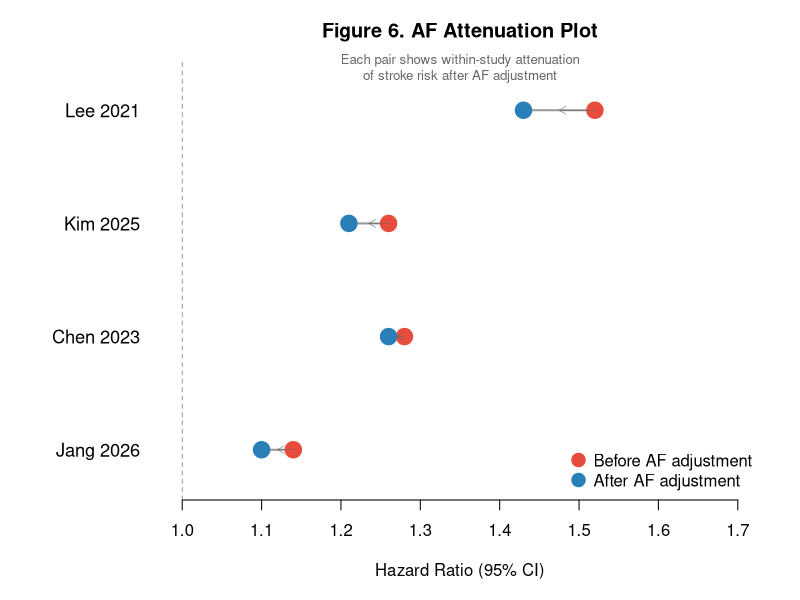
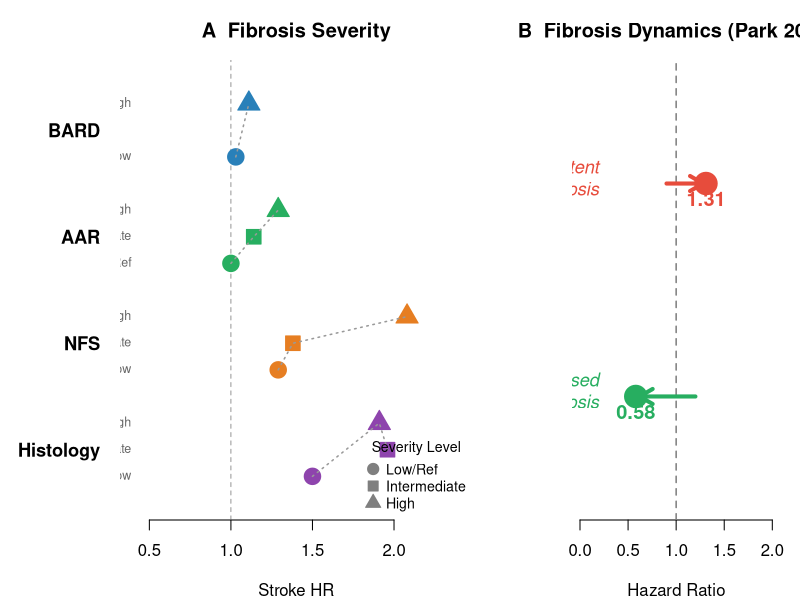

Here is the R script that generated these plots, in order:
# ============================================================
# Figure 6: AF Attenuation Plot
# Figure 7: Fibrosis Severity + Dynamics (Panel A + Panel B)
# 2026-06-20
# ============================================================
library(readxl)

# ============================================================
# Figure 6 — AF Attenuation Plot
# ============================================================
# Data: within-study HR before vs after AF adjustment
# 用户提供的四项示例数据；后续可替换为完整提取数据

af_data <- data.frame(
  Study     = c("Lee 2021", "Kim 2025", "Chen 2023", "Jang 2026"),
  HR_before = c(1.52, 1.26, 1.28, 1.14),
  HR_after  = c(1.43, 1.21, 1.26, 1.10),
  stringsAsFactors = FALSE
)

# Reverse order for top-down display
af_data$Study <- factor(af_data$Study, levels = rev(af_data$Study))

# --- Figure 6: Attnuation plot ---
tiff("figures/Figure6_AF_attenuation_OLD.tiff",
     width = 10, height = 5, units = "in", res = 300)

par(mar = c(5, 8, 3, 2))

plot(NA, NA,
     xlim = c(1.0, 1.7), ylim = c(0.7, nrow(af_data) + 0.3),
     xlab = "Hazard Ratio (95% CI)",
     ylab = "", yaxt = "n",
     main = "Figure 6. AF Attenuation Plot",
     bty = "n", las = 1)

# Reference line at HR = 1
abline(v = 1, col = "gray50", lty = 2, lwd = 0.8)

# Plot each study
cols_before <- "#E74C3C"  # red (before AF)
cols_after  <- "#2980B9"  # blue (after AF)

for (i in 1:nrow(af_data)) {
  y <- nrow(af_data) - i + 1

  # Connecting line
  segments(af_data$HR_before[i], y, af_data$HR_after[i], y,
           col = "gray60", lwd = 2)

  # Before AF point (red, filled)
  points(af_data$HR_before[i], y, pch = 21, cex = 2.2,
         bg = cols_before, col = cols_before)

  # After AF point (blue, filled)
  points(af_data$HR_after[i], y, pch = 21, cex = 2.2,
         bg = cols_after, col = cols_after)

  # Small arrow indicator
  arrows(af_data$HR_before[i], y,
         mean(c(af_data$HR_before[i], af_data$HR_after[i])), y,
         length = 0.08, col = "gray40", lwd = 0.5)
}

# Y-axis labels
axis(2, at = 1:nrow(af_data), labels = levels(af_data$Study),
     las = 1, tick = FALSE, cex.axis = 1.1)

# Legend
legend("bottomright",
       legend = c("Before AF adjustment", "After AF adjustment"),
       pch = 21, pt.bg = c(cols_before, cols_after),
       col = c(cols_before, cols_after),
       pt.cex = 1.8, bty = "n", cex = 1.0)

# Annotation
mtext("Each pair shows within-study attenuation\nof stroke risk after AF adjustment",
      side = 3, line = -1.2, cex = 0.8, col = "gray40")

dev.off()
message("Figure 6: figures/Figure6_AF_attenuation_OLD.tiff")

cat("\n========== Figure 6 (AF Attenuation) 完成 ==========\n")
cat("使用数据:\n")
print(af_data)
cat("如需更新数据，修改 af_data 后重新运行\n")

# ============================================================
# Figure 7 — Fibrosis Severity + Dynamics (2 panels)
# ============================================================

# --- Panel A: Fibrosis Severity Gradient ---
fibrosis_data <- data.frame(
  Tool   = c("Histology", "Histology", "Histology",
             "NFS",      "NFS",      "NFS",
             "AAR",      "AAR",      "AAR",
             "BARD",     "BARD"),
  Level  = c("Low", "Intermediate", "High",
             "Low", "Intermediate", "High",
             "Ref", "Intermediate", "High",
             "Low", "High"),
  HR     = c(1.50, 1.96, 1.91,
             1.29, 1.38, 2.08,
             1.00, 1.14, 1.29,
             1.03, 1.11),
  stringsAsFactors = FALSE
)

# --- Panel B: Fibrosis Dynamics (Park 2022) ---
park_dynamics <- data.frame(
  Status = c("Regressed fibrosis", "Persistent fibrosis"),
  HR     = c(0.58, 1.31),
  stringsAsFactors = FALSE
)

# ============================================================
# Draw Figure 7
# ============================================================
tiff("figures/Figure7_fibrosis_severity_dynamics_OLD.tiff",
     width = 12, height = 7, units = "in", res = 300)

layout(matrix(1:2, nrow = 1), widths = c(1.6, 1))
par(mar = c(4, 6, 3, 1))

# ---------- Panel A: Severity Gradient ----------
par(mar = c(4, 6, 3, 1))

# Assign Y positions by tool group
tools <- c("BARD", "AAR", "NFS", "Histology")
tool_y <- setNames(seq(4, 1, by = -1), tools)

# Level offsets within each tool
level_offset <- c("Low" = -0.25, "Ref" = -0.25, "Intermediate" = 0, "High" = 0.25)

fibrosis_data$y <- tool_y[fibrosis_data$Tool] + level_offset[fibrosis_data$Level]

# Color by tool
tool_cols <- c("Histology" = "#8E44AD", "NFS" = "#E67E22",
               "AAR" = "#27AE60", "BARD" = "#2980B9")
fibrosis_data$col <- tool_cols[fibrosis_data$Tool]

# Level shapes
level_pch <- c("Low" = 21, "Ref" = 21, "Intermediate" = 22, "High" = 24)
fibrosis_data$pch <- level_pch[fibrosis_data$Level]

plot(NA, NA,
     xlim = c(0.4, 2.4), ylim = c(0.5, 4.5),
     xlab = "Stroke HR",
     ylab = "", yaxt = "n",
     main = "A  Fibrosis Severity",
     bty = "n", las = 1)

# Reference line
abline(v = 1, col = "gray50", lty = 2, lwd = 0.8)

# Tool group labels
axis(2, at = tool_y, labels = names(tool_y),
     las = 1, tick = FALSE, cex.axis = 1.1, font = 2)

# Level labels (slightly offset left)
text(x = 0.45, y = fibrosis_data$y,
     labels = fibrosis_data$Level,
     cex = 0.75, col = "gray40", pos = 2)

# Plot points
for (i in 1:nrow(fibrosis_data)) {
  points(fibrosis_data$HR[i], fibrosis_data$y[i],
         pch = fibrosis_data$pch[i], cex = 2.2,
         bg = fibrosis_data$col[i], col = fibrosis_data$col[i])
}

# Connecting lines within each tool
for (t in tools) {
  sub <- fibrosis_data[fibrosis_data$Tool == t, ]
  sub <- sub[order(sub$HR), ]
  if (nrow(sub) > 1) {
    lines(sub$HR, sub$y, col = "gray60", lwd = 1.5, lty = 3)
  }
}

# Legend
legend("bottomright",
       legend = c("Low/Ref", "Intermediate", "High"),
       pch = c(21, 22, 24),
       pt.bg = "gray50", col = "gray50",
       pt.cex = 1.5, bty = "n", cex = 0.85,
       title = "Severity Level")

# ---------- Panel B: Fibrosis Dynamics (Park 2022) ----------
par(mar = c(4, 4, 3, 1))

park_dynamics$y <- c(1.5, 2.5)

plot(NA, NA,
     xlim = c(0, 2), ylim = c(1, 3),
     xlab = "Hazard Ratio",
     ylab = "", yaxt = "n",
     main = "B  Fibrosis Dynamics (Park 2022)",
     bty = "n", las = 1)

# Reference line
abline(v = 1, col = "gray50", lty = 2, lwd = 1.5)

# Regressed: green arrow pointing left (protective)
arrows(1.2, 1.5, 0.62, 1.5, length = 0.15, col = "#27AE60", lwd = 4, lty = 1)
points(0.58, 1.5, pch = 21, cex = 3, bg = "#27AE60", col = "#27AE60")
text(0.58, 1.5, "0.58", pos = 1, cex = 1.2, font = 2, col = "#27AE60")

# Persistent: red arrow pointing right (risk)
arrows(0.9, 2.5, 1.28, 2.5, length = 0.15, col = "#E74C3C", lwd = 4, lty = 1)
points(1.31, 2.5, pch = 21, cex = 3, bg = "#E74C3C", col = "#E74C3C")
text(1.31, 2.5, "1.31", pos = 1, cex = 1.2, font = 2, col = "#E74C3C")

# Labels
text(0.3, 1.5, "Regressed\nfibrosis", cex = 1.1, font = 3, col = "#27AE60", pos = 2)
text(0.3, 2.5, "Persistent\nfibrosis", cex = 1.1, font = 3, col = "#E74C3C", pos = 2)

# Annotation
text(1.0, 0.8, "← Protective    |    Risk →", cex = 0.85, col = "gray50")

dev.off()
message("Figure 7: figures/Figure7_fibrosis_severity_dynamics_OLD.tiff")

cat("\n========== Figure 7 (Fibrosis) 完成 ==========\n")
cat("Panel A 数据:\n")
print(fibrosis_data)
cat("\nPanel B 数据:\n")
print(park_dynamics)
cat("\n如需更新数据，修改 fibrosis_data / park_dynamics 后重新运行\n")
cat("\n全部完成。\n")
